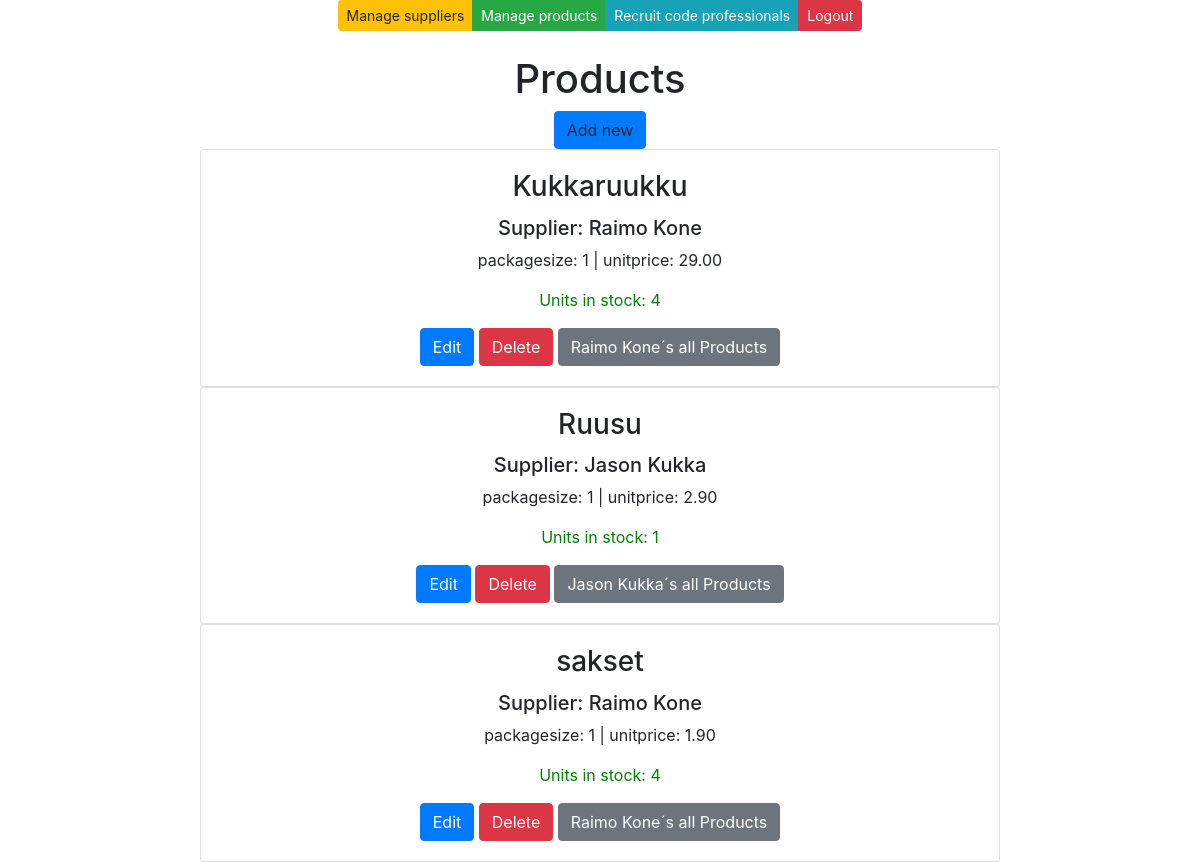
Screenshot of /products/ (signed in) with the database file from the repository.
### app/models.py (models this page shows)
class Product(models.Model):
    productname=models.CharField(max_length=20, default = 'laku')
    packagesize=models.CharField(max_length=20, default = 3)
    unitsinstock=models.IntegerField(default = 3)
    companyname=models.CharField(max_length=50, default = 'lakufirma')
    unitprice=models.DecimalField(max_digits=9,decimal_places=2,default= 0.00)
    supplier = models.ForeignKey(Supplier, on_delete=models.CASCADE)
    class Meta:
        ordering = ['productname']

class Supplier(models.Model):
    companyname=models.CharField(max_length=50, default = 'lakufirma')
    contactname=models.CharField(max_length=50, default = 'tommi')
    address=models.CharField(max_length=100, default = 'tie 3')
    phone=models.CharField(max_length=50, default = '050123456')
    email=models.CharField(max_length=50, default = 'tommi.tommi@gmail.com')
    country=models.CharField(max_length=50, default = 'Finland')
    class Meta:
        ordering = ['companyname']

### app/views.py (the view)
# urls.py: path('products/', productlistview),
def productlistview(request):
    if not request.user.is_authenticated:
        return render(request, 'loginpage.html')
    else:
        productlist = Product.objects.all()
        context = {'products': productlist}
        return render (request,"products.html",context)

### app/templates/products.html (shortened to what this page needs)
{% extends 'index.html' %}
{% block content %}
<br />
<br />
<h1>Products</h1>
<a onclick="showaddform()" class="btn btn-primary">Add new</a>
{% for p in products %}
<div class="card" style="width: 50rem;">
    <div class="card-body">
        <h3 class="card-title">{{p.productname}} </h3>
        <h5 class="card-text">Supplier: {{p.supplier.companyname}}</h5>
        <p class="card-text">packagesize: {{p.packagesize}} | unitprice: {{p.unitprice}}</p>
        <p class="card-text" style="color: green;">Units in stock: {{p.unitsinstock}}</p>
        <a href="/edit-product-get/{{p.id}}/" class="btn btn-primary">Edit</a>
        <a href="/delete-product/{{p.id}}/" class="btn btn-danger">Delete</a>
        <a href="/products-by-supplier/{{p.supplier.id}}/" class="btn btn-secondary">{{p.supplier.companyname}}´s all Products</a>
    </div>
</div>
{% empty %}
<div class="card" style="width: 50rem;">
    <div class="card-body">
        <p class="card-text">No products found in the database </p>
    </div>
</div>
{%endfor%}
{% endblock %}

### rows the page displays
Product: productname "Kukkaruukku", supplier.companyname "Raimo Kone", packagesize "1", unitprice "29.00", unitsinstock "4"
Product: productname "Ruusu", supplier.companyname "Jason Kukka", packagesize "1", unitprice "2.90", unitsinstock "1"
Product: productname "sakset", supplier.companyname "Raimo Kone", packagesize "1", unitprice "1.90", unitsinstock "4"
